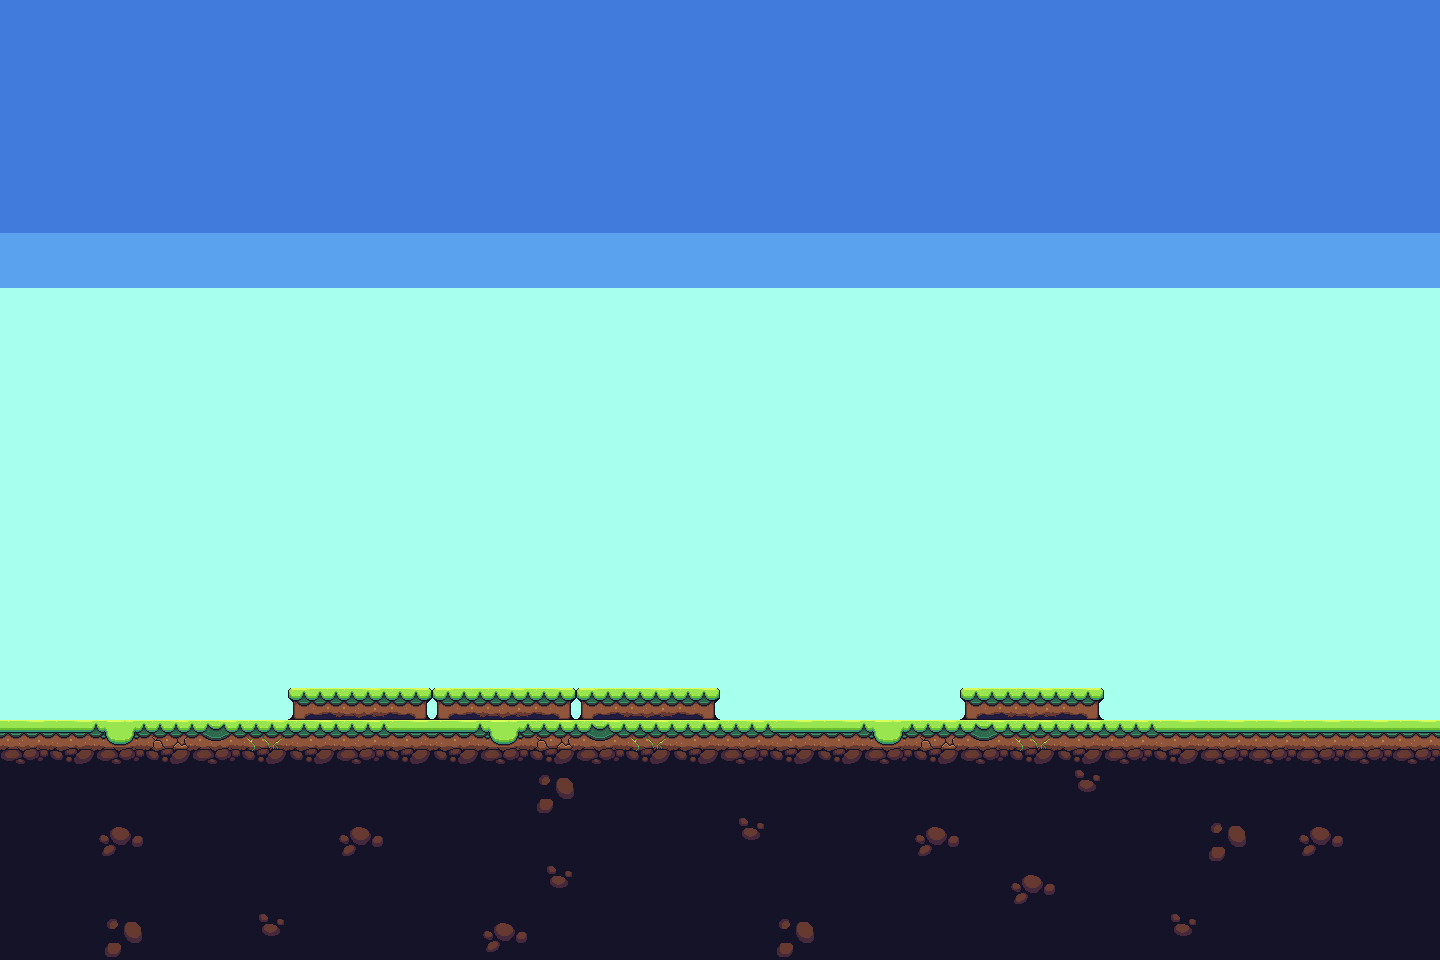

Rendered tile map (Tiled .tmx) drawn with the repository's tilesets; below, a short description and the map source with its tile grids summarised:
An orthogonal 30x20 tile map with 48x48 px tiles, 5 tile layers (Calque de Tuiles 1, Calque de Tuiles 2, Calque de Tuiles 3, Calque de Tuiles 4, ...).

<map version="1.10" tiledversion="1.10.2" orientation="orthogonal" renderorder="right-down" width="30" height="20" tilewidth="48" tileheight="48" infinite="0" nextlayerid="6" nextobjectid="1">
 <tileset firstgid="1" source="Nature_environment_01.tsx" />
 <layer id="1" name="Calque de Tuiles 1" width="30" height="20">
  <data>[600 cells, 150 non-empty, 13 distinct tile ids]</data>
 </layer>
 <layer id="2" name="Calque de Tuiles 2" width="30" height="20">
  <data>[600 cells, 450 non-empty, 1 distinct tile ids]</data>
 </layer>
 <layer id="3" name="Calque de Tuiles 3" width="30" height="20">
  <data>[600 cells, 450 non-empty, 5 distinct tile ids]</data>
 </layer>
 <layer id="4" name="Calque de Tuiles 4" width="30" height="20">
  <data>[600 cells, 270 non-empty, 1 distinct tile ids]</data>
 </layer>
 <layer id="5" name="Calque de Tuiles 5" width="30" height="20">
  <data>[600 cells, 12 non-empty, 3 distinct tile ids]</data>
 </layer>
</map>